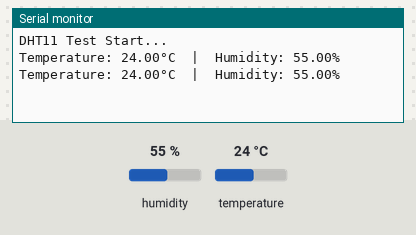
Bench run of a sketch on a simulated Arduino Uno, built with avr-gcc and run on an emulated ATmega328P. Shown: the last lines printed to the serial monitor. The test bench sets the inputs (shaded band); at power-on: humidity 55 %, temperature 24 °C.

Above: at 2.8 s.
2.9 s: humidity set to 22 %
At 5.3 s:
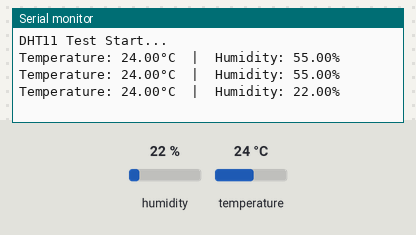
5.6 s: temperature set to 12 °C
At 6.6 s:
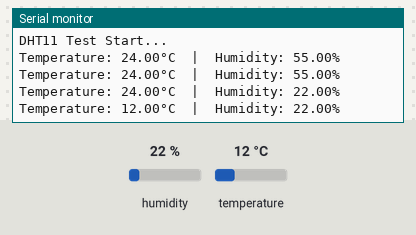
8.3 s: humidity set to 40 %
At 11.5 s:
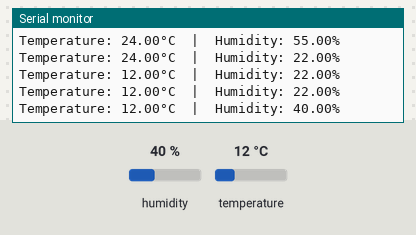
Timing chart, 0 to 13.0 s (numbered marks = the images above; inputs shaded):
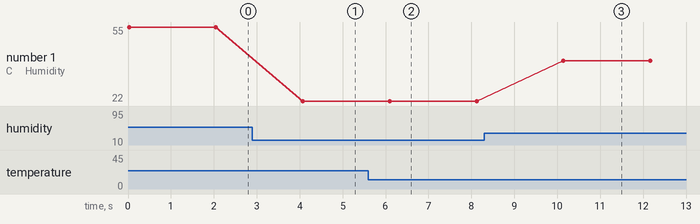

The sketch:

Smoke_detector.ino
```cpp
#include <DHT.h>

#define DHT_PIN 2       // Connect DHT11 data pin to Arduino pin 2
#define DHT_TYPE DHT11  // Define sensor type

DHT dht(DHT_PIN, DHT_TYPE);

void setup() {
    Serial.begin(9600);
    Serial.println("DHT11 Test Start...");
    dht.begin();
}

void loop() {
    float humidity = dht.readHumidity();
    float temperature = dht.readTemperature();

    if (isnan(humidity) || isnan(temperature)) {
        Serial.println("Error reading from DHT11!");
        return;
    }

    Serial.print("Temperature: ");
    Serial.print(temperature);
    Serial.print("°C  |  Humidity: ");
    Serial.print(humidity);
    Serial.println("%");

    delay(2000);  // Wait 2 seconds
}
```

Measured:
- after the input at 2.9 s, the serial monitor: prints a new line after 1.2 s (image 1)
- after the input at 5.6 s, the serial monitor: prints a new line after 0.50 s (image 2)
- after the input at 8.3 s, the serial monitor: prints a new line after 1.8 s (image 3)
- plotted number 1: 55 → 22 after the input at 2.9 s, 22 → 40 after the input at 8.3 s
